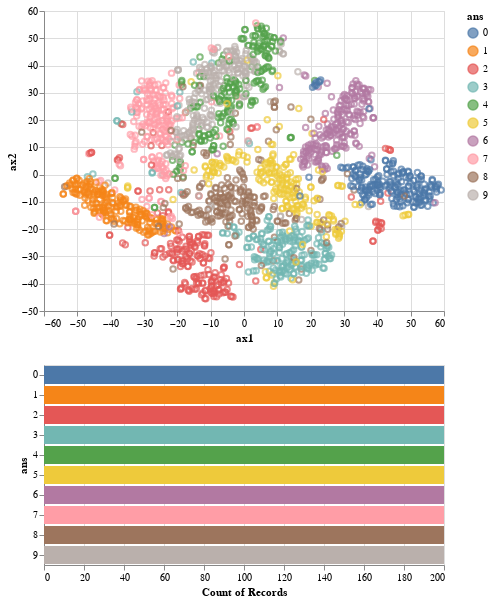

Notebook code cell kept with this figure:
### Code cell
# load an example dataset
sample = pd.DataFrame({
    "ax1":ax1,
    "ax2":ax2,
    "ans":ys
})

interval = alt.selection_interval()

# 跟上面上面一樣的scatterplot
points = alt.Chart(sample).mark_point().encode(
  x='ax1',
  y='ax2',
  color=alt.condition(interval, 'ans:N', alt.value('lightgray'))
).properties(
  selection=interval
)
# .interactive()

# barplot
bar = alt.Chart(sample).mark_bar().encode(
  x='count()',
  y='ans:N',
  color='ans:N'
).transform_filter(interval)
# .interactive()

points & bar

### Figure 1 — Vega-Lite specification as saved in the notebook (floating-point values rounded to 4 significant figures; data arrays with more than 128 entries replaced by an {"elided": "..."} marker saying what was removed)
{"config": {"view": {"continuousWidth": 400, "continuousHeight": 300}}, "vconcat": [{"mark": "point", "encoding": {"color": {"condition": {"field": "ans", "type": "nominal", "selection": "selector006"}, "value": "lightgray"}, "x": {"field": "ax1", "type": "quantitative"}, "y": {"field": "ax2", "type": "quantitative"}}, "selection": {"selector006": {"type": "interval"}}}, {"mark": "bar", "encoding": {"color": {"field": "ans", "type": "nominal"}, "x": {"aggregate": "count", "type": "quantitative"}, "y": {"field": "ans", "type": "nominal"}}, "transform": [{"filter": {"selection": "selector006"}}]}], "data": {"name": "data-65325c695bc2c22401ac960407ab6783"}, "$schema": "https://vega.github.io/schema/vega-lite/v4.17.0.json", "datasets": {"data-65325c695bc2c22401ac960407ab6783": {"elided": "2000 records"}}}
